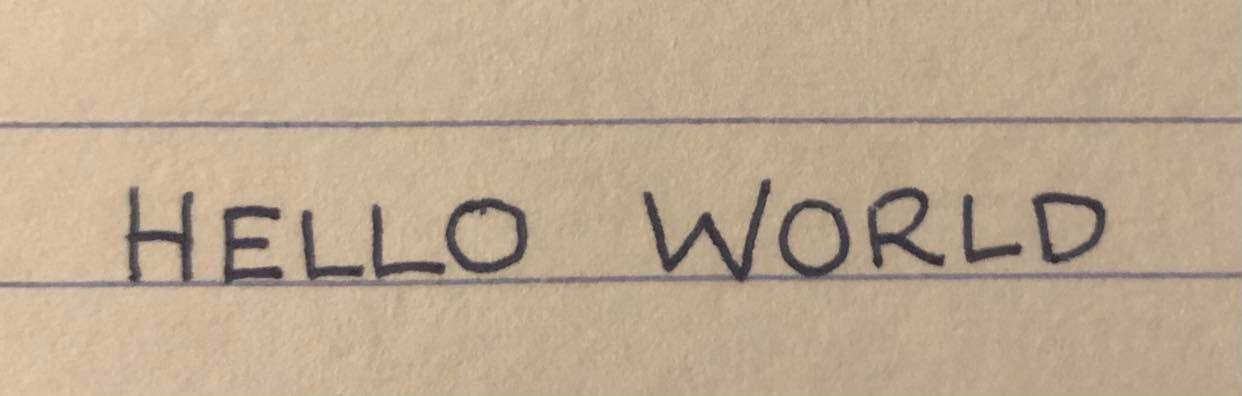
#> input picture hello_world.jpg, 1242 x 396 px
$ python -i utils.py   (imports and definitions only)
#> lines starting #> are read from the running program, lines starting #| are printed output that depends on the picture; after the words box and inside, x2 and y2 are one past the last pixel; in counts of white or black regions, pixels touching at a corner belong together
import argparse
import cv2
from emnist import extract_training_samples, extract_test_samples
import joblib
import matplotlib.pyplot as plt
import numpy as np
import random
from sklearn import ensemble

letters = ["A", "B", "C", "D", "E", "F", "G", "H", "I", "J", "K", "L", "M", "N",
           "O", "P", "Q", "R", "S", "T", "U", "V", "W", "X", "Y", "Z"]

"""
Load EMNIST letters data for handwriting recognition.
If specified, plots a few samples & corresponding labels.
"""
# [19 lines left out: function load_data, not called in this run]

"""
Load model from saved .joblib
"""
def load(model_path):
    return joblib.load(model_path)

"""
Detect and remove lines from image. (lined paper)
"""
# [21 lines left out: function remove_lines, not called in this run]

"""
Selects best candidate bounding box from overlapping bounding boxes.
Adapted from pyimagesearch.
"""
def non_max_suppression_fast(boxes, overlapThresh):
   if len(boxes) == 0:
      return []

   # convert bounding boxes to floats
   if boxes.dtype.kind == "i":
      boxes = boxes.astype("float")

   pick = [] # picked list

   x1, y1, x2, y2 = boxes[:, 0], boxes[:, 1], boxes[:, 2], boxes[:, 3] # coordinates of the bounding boxes

   area = (x2 - x1 + 1) * (y2 - y1 + 1) # area of bounding boxes
   idxs = np.argsort(y2) # sort bounding boxes by bottom-right y-coordinate

   while len(idxs) > 0:
      last = len(idxs) - 1
      i = idxs[last]
      pick.append(i)

      # largest (x, y) for top right corner of bounding box
      xx1, yy1 = np.maximum(x1[i], x1[idxs[:last]]), np.maximum(y1[i], y1[idxs[:last]])

      # smallest(x, y) for bottom left corner of bounding box
      xx2, yy2 = np.minimum(x2[i], x2[idxs[:last]]), np.minimum(y2[i], y2[idxs[:last]])

      # compute the width and height of the bounding box
      w, h = np.maximum(0, xx2 - xx1 + 1), np.maximum(0, yy2 - yy1 + 1)

      # compute the ratio of overlap
      overlap = (w * h) / area[idxs[:last]]

      # delete all indexes from the index list that have overlap > overlapThresh
      idxs = np.delete(idxs, np.concatenate(([last], np.where(overlap > overlapThresh)[0])))

   return boxes[pick].astype("int")

"""
Sorts contours from left-to-right.
"""
def sort_contours(contours):
    return sorted(contours, key=lambda cnt: cv2.boundingRect(cnt)[1])

"""
Order letters given bounding rectangles.
"""
def order_letters(bounding_rects):
    ordered = []
    pixel_bound = 60
    # find topmost box
    while (len(bounding_rects) != 0):
        bounding_rects = bounding_rects[bounding_rects[:,1].argsort()]
        top = bounding_rects[0][1]
        current_row = bounding_rects[np.abs(bounding_rects[:,1] - top) < pixel_bound]
        current_row_sorted = current_row[current_row[:,0].argsort()]
        ordered.extend(list(map(lambda box: list(box), current_row_sorted)))
        bounding_rects = np.delete(bounding_rects, np.abs(bounding_rects[:, 1] - top) < pixel_bound, 0)
    return ordered

"""
Get bounding boxes.
"""
def get_bounding_rects(im):
    # get contours
    im_blur = cv2.GaussianBlur(im, (5, 5), 0)
    thresh = cv2.adaptiveThreshold(im_blur, 255, 1, 1, 11, 2)
    contours, _ = cv2.findContours(thresh, cv2.RETR_EXTERNAL, cv2.CHAIN_APPROX_SIMPLE)

    # sort contours & filter by area
    contours = sort_contours(contours)
    contours = filter(lambda cnt: cv2.contourArea(cnt) > 300, contours)

    # find best candidate bounding boxes from contours
    bounding_rects = map(lambda cnt: (cv2.boundingRect(cnt)[0], cv2.boundingRect(cnt)[1],
                                      cv2.boundingRect(cnt)[0] + cv2.boundingRect(cnt)[2],
                                      cv2.boundingRect(cnt)[1] + cv2.boundingRect(cnt)[3]), contours)
    bounding_rects = non_max_suppression_fast(np.array(list(bounding_rects)), 0.3)

    # order letters
    bounding_rects = order_letters(bounding_rects)

    return bounding_rects

"""
Crop image given bounding box.
"""
# [7 lines left out: function get_roi, not called in this run]


"""
Draw bounding box.
"""
# [4 lines left out: function draw_bounding_box, not called in this run]

>>> import cv2
>>> picture = cv2.imread('../hello_world.jpg', cv2.IMREAD_GRAYSCALE)
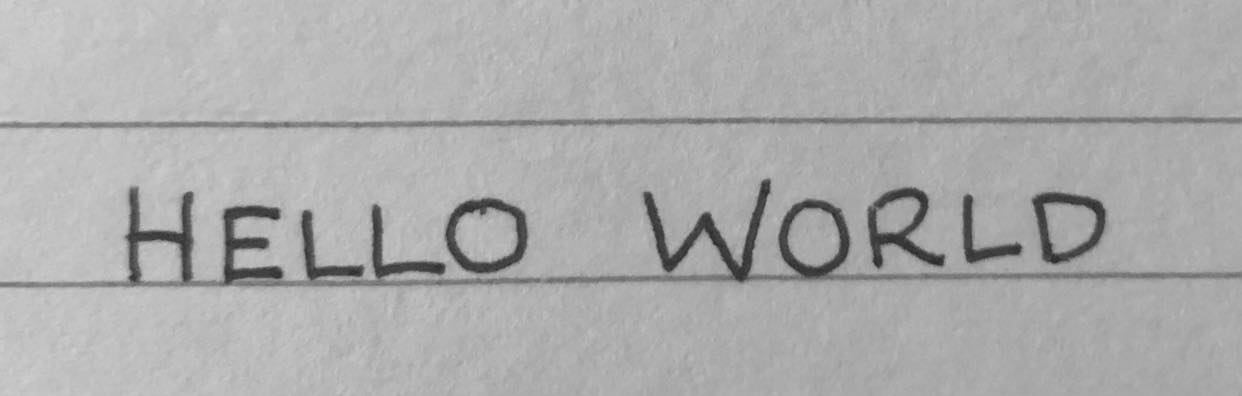
#> picture: shape (396, 1242); min 35, max 209, mean 172.1
>>> result = get_bounding_rects(picture)
#> in get_bounding_rects, `thresh = cv2.adaptiveThreshold(im_blur, 255, 1, 1, 11, 2)`:
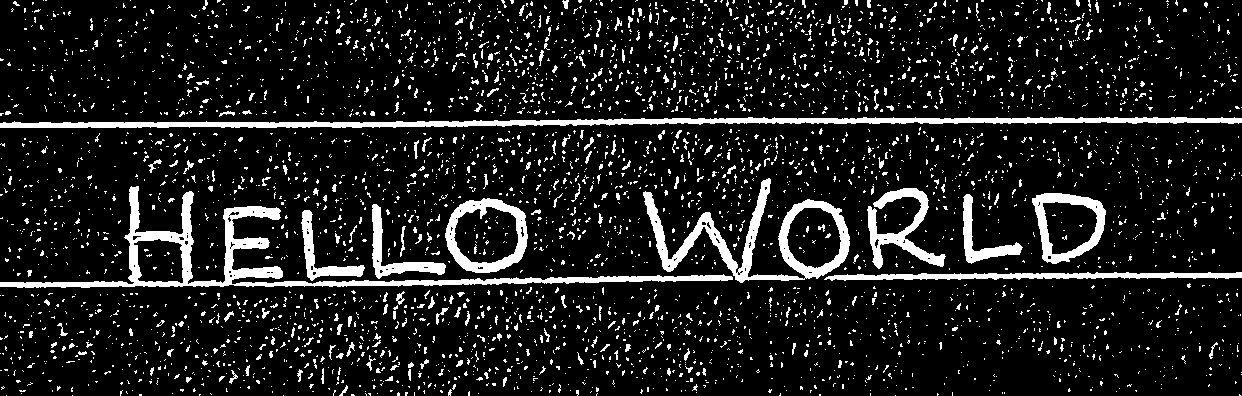
#> thresh: shape (396, 1242); 11.4% white; 4115 white regions (3866 under 20 px)
#> in get_bounding_rects, `contours, _ = cv2.findContours(thresh, cv2.RETR_EXTERNAL, cv2.CHAIN_AP..`: contours = 4064 contours, 4010 with area under 20; largest, box (x1, y1, x2, y2) and area: (0, 186, 733, 288) 8534, (643, 178, 850, 283) 6948, (0, 117, 1242, 128) 5396, (445, 198, 528, 273) 4820, (1032, 193, 1106, 264) 3800
#> in non_max_suppression_fast, `boxes = boxes.astype("float")`: boxes = [[0, 117, 1242, 128], [643, 178, 850, 283], [0, 186, 733, 288], [867, 188, 946, 269], [1032, 193, 1106, 264], [963, 194, 1023, 264], [445, 198, 528, 273], [372, 204, 446, 279], [301, 210, 365, 281], [824, 272, 1242, 281]]
#> in non_max_suppression_fast, `x1, y1, x2, y2 = boxes[:, 0], boxes[:, 1], boxes[:, 2], boxes[:, 3]`: x1 = [0, 643, 0, 867, 1032, 963, 445, 372, 301, 824]; y1 = [117, 178, 186, 188, 193, 194, 198, 204, 210, 272]; x2 = [1242, 850, 733, 946, 1106, 1023, 528, 446, 365, 1242]; y2 = [128, 283, 288, 269, 264, 264, 273, 279, 281, 281]
#> in non_max_suppression_fast, `area = (x2 - x1 + 1) * (y2 - y1 + 1)`: area = [14916, 22048, 75602, 6560, 5400, 4331, 6384, 5700, 4680, 4190]
#> in non_max_suppression_fast, `idxs = np.argsort(y2)`: idxs = [0, 4, 5, 3, 6, 7, 9, 8, 1, 2]
#> the loop in non_max_suppression_fast, `while len(idxs) > 0:` made 6 passes
#> (last, i, xx1, yy1, xx2, yy2, w, h) on passes 1, 5: (9, 2, [0, 1032, 963, 867, 445, 372, 824, 301, 643], [186, 193, 194, 188, 198, 204, 272, 210, 186], [733, 733, 733, 733, 528, 446, 733, 365, 733], [128, 264, 264, 269, 273, 279, 281, 281, 283], [734, 0, 0, 0, 84, 75, 0, 65, 91], [0, 72, 71, 82, 76, 76, 10, 72, 98]), (1, 4, [1032], [193], [1106], [128], [75], [0])
#> (last, i, xx1, yy1, xx2, yy2, w, h) on passes 3 to 4: (3, 3, [867, 1032, 963], [188, 193, 194], [946, 946, 946], [128, 264, 264], [80, 0, 0], [0, 72, 71]), (2, 5, [963, 1032], [194, 194], [1023, 1023], [128, 264], [61, 0], [0, 71])
#> after the loop in non_max_suppression_fast, `while len(idxs) > 0:`: idxs = empty array; pick = [2, 9, 3, 5, 4, 0]
#> in get_bounding_rects, `bounding_rects = non_max_suppression_fast(np.array(list(bounding_rects..`: bounding_rects = [[0, 186, 733, 288], [824, 272, 1242, 281], [867, 188, 946, 269], [963, 194, 1023, 264], [1032, 193, 1106, 264], [0, 117, 1242, 128]]
#> the loop in order_letters, `while (len(bounding_rects) != 0):` made 3 passes
#> (top, current_row_sorted) on passes 1, 3: (117, [[0, 117, 1242, 128]]), (272, [[824, 272, 1242, 281]])
#> (top, bounding_rects) on pass 2: (186, [[824, 272, 1242, 281]])
#> after the loop in order_letters, `while (len(bounding_rects) != 0):`: bounding_rects = empty array; ordered = [[0, 117, 1242, 128], [0, 186, 733, 288], [867, 188, 946, 269], [963, 194, 1023, 264], [1032, 193, 1106, 264], [824, 272, 1242, 281]]
#> in get_bounding_rects, `bounding_rects = order_letters(bounding_rects)`: bounding_rects has the same summary as ordered in order_letters
#> result has the same summary as ordered in order_letters

$ run again, on name_sahil_caps.png
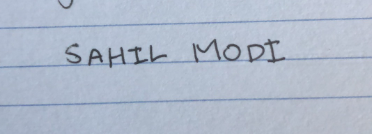
#> input picture name_sahil_caps.png, 372 x 134 px
#> `picture = cv2.imread('../hello_world.jpg', cv2.IMREAD_GRAYSCALE)`:
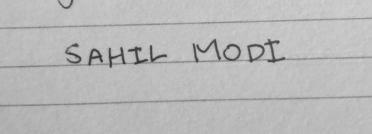
#> picture: shape (134, 372); min 56, max 210, mean 185.4
#> in get_bounding_rects, `thresh = cv2.adaptiveThreshold(im_blur, 255, 1, 1, 11, 2)`:
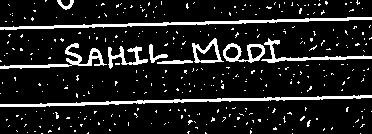
#> thresh: shape (134, 372); 11.5% white; 345 white regions (335 under 20 px)
#> contours = 345 contours, 335 with area under 20; largest, box (x1, y1, x2, y2) and area: (0, 95, 372, 107) 771, (0, 17, 372, 30) 756, (223, 43, 265, 63) 485, (192, 38, 224, 63) 430, (0, 43, 107, 69) 410
#> boxes = [[0, 17, 372, 30], [261, 38, 372, 63], [192, 38, 224, 63], [223, 43, 265, 63], [0, 43, 107, 69], [0, 95, 372, 107]]
#> x1 = [0, 261, 192, 223, 0, 0]; y1 = [17, 38, 38, 43, 43, 95]; x2 = [372, 372, 224, 265, 107, 372]; y2 = [30, 63, 63, 63, 69, 107]
#> area = [5222, 2912, 858, 903, 2916, 4849]
#> in non_max_suppression_fast, `idxs = np.argsort(y2)`: idxs = [0, 1, 2, 3, 4, 5]
#> the loop in non_max_suppression_fast, `while len(idxs) > 0:` made 6 passes
#> (last, i, xx1, yy1, xx2, yy2, w, h) on passes 2, 4: (4, 4, [0, 261, 192, 223], [43, 43, 43, 43], [107, 107, 107, 107], [30, 63, 63, 63], [108, 0, 0, 0], [0, 21, 21, 21]), (2, 2, [192, 261], [38, 38], [224, 224], [30, 63], [33, 0], [0, 26])
#> after the loop in non_max_suppression_fast, `while len(idxs) > 0:`: idxs = empty array; pick = [5, 4, 3, 2, 1, 0]
#> in get_bounding_rects, `bounding_rects = non_max_suppression_fast(np.array(list(bounding_rects..`: bounding_rects = [[0, 95, 372, 107], [0, 43, 107, 69], [223, 43, 265, 63], [192, 38, 224, 63], [261, 38, 372, 63], [0, 17, 372, 30]]
#> the loop in order_letters, `while (len(bounding_rects) != 0):` made 2 passes
#> (top, bounding_rects) on pass 1: (17, [[0, 95, 372, 107]])
#> after the loop in order_letters, `while (len(bounding_rects) != 0):`: bounding_rects = empty array; ordered = [[0, 17, 372, 30], [0, 43, 107, 69], [192, 38, 224, 63], [223, 43, 265, 63], [261, 38, 372, 63], [0, 95, 372, 107]]
#> in get_bounding_rects, `bounding_rects = order_letters(bounding_rects)`: bounding_rects has the same summary as ordered in order_letters
#> result has the same summary as ordered in order_letters
